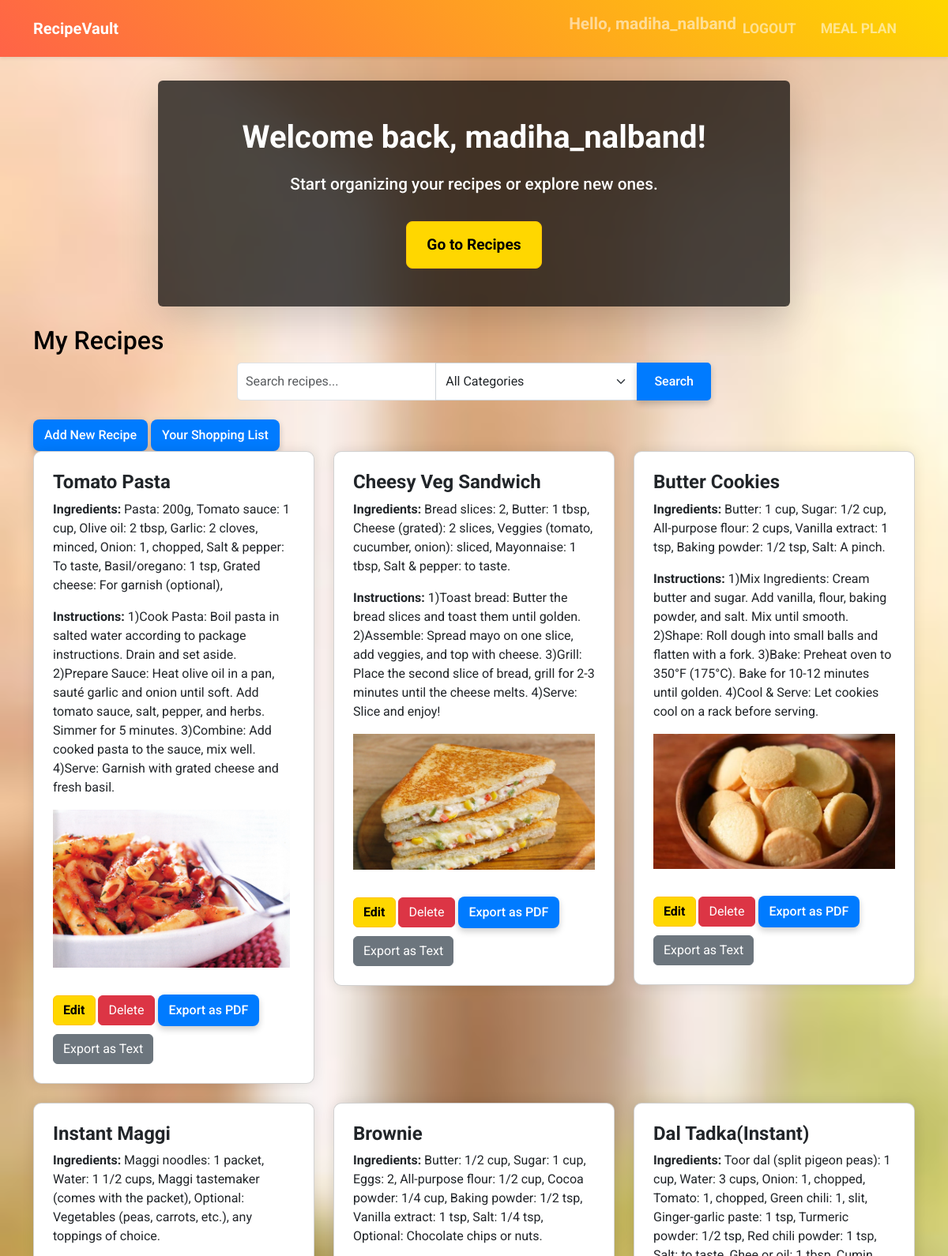
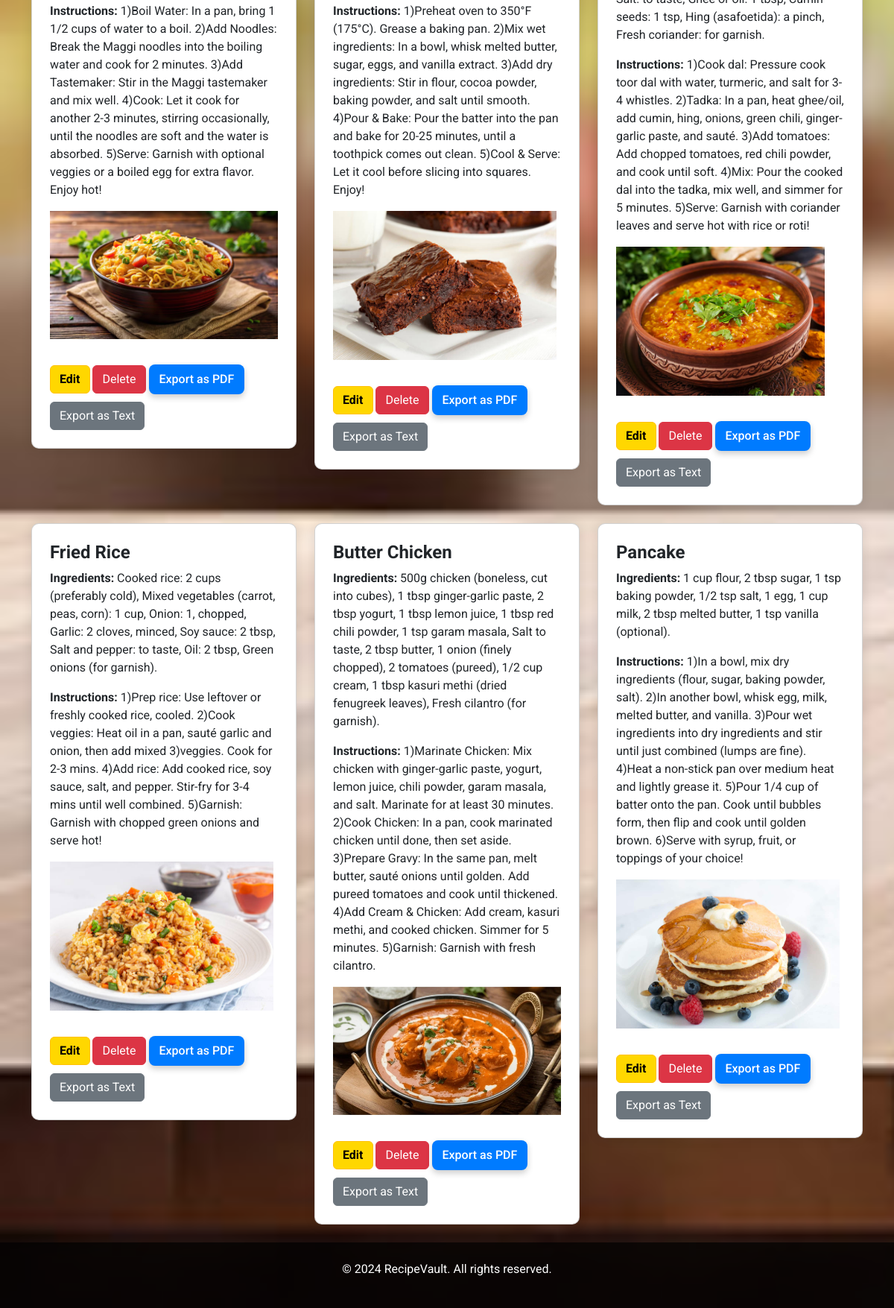
The page /recipes (signed in) on the database its author committed (2 pictures, top to bottom).
### app.py (models this page shows, shortened)
class User(UserMixin, db.Model):
    id = db.Column(db.Integer, primary_key=True)
    username = db.Column(db.String(80), unique=True, nullable=False)
    password = db.Column(db.String(200), nullable=False)

class Recipe(db.Model):
    id = db.Column(db.Integer, primary_key=True)
    title = db.Column(db.String(120), nullable=False)
    instructions = db.Column(db.Text, nullable=False)
    ingredients = db.Column(db.Text, nullable=False)
    category = db.Column(db.String(120), nullable=True)
    user_id = db.Column(db.Integer, db.ForeignKey('user.id'), nullable=False)
    image_filename = db.Column(db.String(120), nullable=True)

### app.py (the view)
@app.route('/recipes', methods=['GET'])
@login_required
def recipes():
    search_query = request.args.get('search', '').lower()
    category_filter = request.args.get('category', '')
    query = Recipe.query.filter_by(user_id=current_user.id)
    if search_query:
        query = query.filter(
            (Recipe.title.ilike(f'%{search_query}%')) |
            (Recipe.ingredients.ilike(f'%{search_query}%')) |
            (Recipe.instructions.ilike(f'%{search_query}%'))
        )
    if category_filter:
        query = query.filter_by(category=category_filter)
    recipes = query.all()
    return render_template('recipes.html', recipes=recipes)

### app.py (called while the page is built)
@login_manager.user_loader
def load_user(user_id):
    return User.query.get(int(user_id))

### templates/recipes.html (shortened to what this page needs)
{% extends "index.html" %}
{% block content %}
<h2>My Recipes</h2>
<div class="mb-3">
    <form method="GET" action="/recipes">
        <div class="input-group">
            <input type="text" class="form-control" name="search" placeholder="Search recipes..." value="{{ request.args.get('search', '') }}">
            <select class="form-select" name="category">
                <option value="">All Categories</option>
            </select>
            <button type="submit" class="btn btn-primary">Search</button>
        </div>
    </form>
</div>
<a href="/add_recipe" class="btn btn-primary">Add New Recipe</a>
<a href="/shopping_list" class="btn btn-primary">Your Shopping List</a>
<div class="row">
    {% for recipe in recipes %}
    <div class="col-md-4">
        <div class="card mb-3">
            <div class="card-body">
                <h5 class="card-title">{{ recipe.title }}</h5>
                <p><strong>Ingredients:</strong> {{ recipe.ingredients }}</p>
                <p><strong>Instructions:</strong> {{ recipe.instructions }}</p>
                {% if recipe.image_filename %}
                    <img src="{{ url_for('static', filename='uploads/' + recipe.image_filename) }}" alt="{{ recipe.title }}" class="img-fluid mb-3" style="max-height: 200px;">
                {% endif %}
                <a href="{{ url_for('edit_recipe', id=recipe.id) }}" class="btn btn-warning">Edit</a>
                <form action="{{ url_for('delete_recipe', id=recipe.id) }}" method="POST" style="display:inline;" onsubmit="return confirm('Are you sure you want to delete this recipe?');">
                    <button type="submit" class="btn btn-danger">Delete</button>
                </form>
                <a href="{{ url_for('export_recipe_pdf', id=recipe.id) }}" class="btn btn-primary">Export as PDF</a>
                <a href="{{ url_for('export_recipe_txt', id=recipe.id) }}" class="btn btn-secondary">Export as Text</a>
            </div>
        </div>
    </div>
    {% endfor %}
</div>
{% endblock %}

### templates/index.html (shortened to what this page needs)
<!DOCTYPE html>
<html lang="en">
<head>
    <link href="https://cdn.jsdelivr.net/npm/bootstrap@5.3.0-alpha1/dist/css/bootstrap.min.css" rel="stylesheet">
    <link rel="stylesheet" href="{{ url_for('static', filename='css/styles.css') }}">
</head>
<body>
    <nav class="navbar navbar-expand-lg navbar-dark bg-primary shadow-sm">
        <div class="container">
            <a class="navbar-brand" href="/">RecipeVault</a>
            <ul class="navbar-nav ms-auto">
                {% if current_user.is_authenticated %}
                    <li class="nav-item"><span class="navbar-text">Hello, {{ current_user.username }}</span></li>
                    <li class="nav-item"><a class="nav-link" href="/logout">Logout</a></li>
                    <li class="nav-item"><a class="nav-link" href="/meal_plan">Meal Plan</a></li>
                {% else %}
                    <li class="nav-item"><a class="nav-link" href="/login">Login</a></li>
                    <li class="nav-item"><a class="nav-link" href="/register">Register</a></li>
                {% endif %}
            </ul>
        </div>
    </nav>
    <div class="container mt-4">
        <div class="welcome-message text-center p-5 bg-dark text-white rounded shadow-lg mb-4">
            {% if current_user.is_authenticated %}
                <h2>Welcome back, {{ current_user.username }}!</h2>
                <p>Start organizing your recipes or explore new ones.</p>
                <a href="/recipes" class="btn btn-warning btn-lg">Go to Recipes</a>
            {% endif %}
        </div>
        {% block content %}{% endblock %}
    </div>
    <footer class="text-center py-4 bg-dark text-white">
        <p>© 2024 RecipeVault. All rights reserved.</p>
    </footer>
</body>
</html>

### static/css/styles.css (style rules this page uses)
body { font-family: 'Roboto', sans-serif; background-image: url('/static/images/background.jpg'); background-size: cover; color: #000000; min-height: 100vh; margin: 0; }
.navbar { margin-bottom: 30px; font-weight: bold; font-size: 1.3rem; background: linear-gradient(45deg, #FF6347, #FFD700); padding: 15px 0; }
.navbar-nav .nav-link { font-size: 1.1rem; text-transform: uppercase; margin-right: 15px; }
.welcome-message { max-width: 800px; margin: auto; background-color: rgba(0, 0, 0, 0.7); border-radius: 15px; box-shadow: 0 4px 30px rgba(0, 0, 0, 0.5); padding: 40px; text-align: center; }
.welcome-message h2 { font-size: 2.5rem; font-weight: 700; margin-bottom: 20px; text-align: center; }
.welcome-message p { font-size: 1.3rem; font-weight: 500; margin-bottom: 30px; }
.welcome-message .btn { padding: 15px 25px; font-size: 1.2rem; border-radius: 8px; }
.btn-warning { background-color: #FFD700; color: black; font-weight: bold; }
.btn-primary { background-color: #007bff; color: white; border-radius: 8px; border: 2px solid transparent; cursor: pointer; transition: all 0.3s ease; text-align: center; display: inline-block; font-weight: 500; box-shadow: 0 4px 8px rgba(0, 0, 0, 0.2); }
.btn-lg { font-size: 1.2rem; border-radius: 8px; }
footer { background-color: rgba(0, 0, 0, 0.9); color: #000; text-align: center; padding: 20px; position: relative; width: 100%; bottom: 0; }
.text-white { color: white !important; }
.bg-dark { background-color: rgba(0, 0, 0, 0.7) !important; }
.card { border-radius: 8px; box-shadow: 0 4px 6px rgba(0, 0, 0, 0.1); transition: transform 0.3s ease-in-out; }
.input-group { max-width: 600px; margin: 0 auto 20px; }
.input-group input { border-radius: 5px; padding: 10px; font-size: 1rem; }
.input-group button { border-radius: 5px; padding: 10px 20px; font-size: 1rem; }
.form-select { border: 1px solid #ced4da; padding: 0.375rem 0.75rem; border-radius: 0.25rem; font-size: 1rem; transition: border-color 0.3s ease; }
.mb-3 { margin-bottom: 1.5rem !important; }
body { font-family: 'Roboto', sans-serif; }
.card-body { padding: 1.5rem; }
.card-title { font-size: 1.5rem; font-weight: bold; }
.card { border-radius: 10px; box-shadow: 0 0 15px rgba(0, 0, 0, 0.1); }
.card .btn { margin-top: 10px; }

### rows shown on the page
User: username "madiha_nalband"
Recipe: title "Tomato Pasta", ingredients "Pasta: 200g, Tomato sauce: 1 cup, Olive oil: 2 tbsp, Garlic: 2 cloves, minced, Onion: 1, chopped, Salt & pepper: To taste, Basil/oregano: 1 tsp, Grated cheese: For garnish (optional),", instructions "1)Cook Pasta: Boil pasta in salted water according to package instructions. Drain and set aside. 2)Prepare Sauce: Heat olive oil in a pan, sauté garlic and onion until soft. Add tomato sauce, salt, pepper, and herbs. Simmer for 5 minutes. 3)Combine: Add cooked pasta to the sauce, mix well. 4)Serve: Garnish with grated cheese and fresh basil.", image_filename (picture)
Recipe: title "Cheesy Veg Sandwich", ingredients "Bread slices: 2, Butter: 1 tbsp, Cheese (grated): 2 slices, Veggies (tomato, cucumber, onion): sliced, Mayonnaise: 1 tbsp, Salt & pepper: to taste.", instructions "1)Toast bread: Butter the bread slices and toast them until golden. 2)Assemble: Spread mayo on one slice, add veggies, and top with cheese. 3)Grill: Place the second slice of bread, grill for 2-3 minutes until the cheese melts. 4)Serve: Slice and enjoy!", image_filename (picture)
Recipe: title "Butter Cookies", ingredients "Butter: 1 cup, Sugar: 1/2 cup, All-purpose flour: 2 cups, Vanilla extract: 1 tsp, Baking powder: 1/2 tsp, Salt: A pinch.", instructions "1)Mix Ingredients: Cream butter and sugar. Add vanilla, flour, baking powder, and salt. Mix until smooth. 2)Shape: Roll dough into small balls and flatten with a fork. 3)Bake: Preheat oven to 350°F (175°C). Bake for 10-12 minutes until golden. 4)Cool & Serve: Let cookies cool on a rack before serving.", image_filename (picture)
Recipe: title "Instant Maggi", ingredients "Maggi noodles: 1 packet, Water: 1 1/2 cups, Maggi tastemaker (comes with the packet), Optional: Vegetables (peas, carrots, etc.), any toppings of choice.", instructions "1)Boil Water: In a pan, bring 1 1/2 cups of water to a boil. 2)Add Noodles: Break the Maggi noodles into the boiling water and cook for 2 minutes. 3)Add Tastemaker: Stir in the Maggi tastemaker and mix well. 4)Cook: Let it cook for another 2-3 minutes, stirring occasionally, until the noodles are soft and the water is absorbed. 5)Serve: Garnish with optional veggies or a boiled egg for extra flavor. Enjoy hot!", image_filename (picture)
Recipe: title "Brownie", ingredients "Butter: 1/2 cup, Sugar: 1 cup, Eggs: 2, All-purpose flour: 1/2 cup, Cocoa powder: 1/4 cup, Baking powder: 1/2 tsp, Vanilla extract: 1 tsp, Salt: 1/4 tsp, Optional: Chocolate chips or nuts.", instructions "1)Preheat oven to 350°F (175°C). Grease a baking pan. 2)Mix wet ingredients: In a bowl, whisk melted butter, sugar, eggs, and vanilla extract. 3)Add dry ingredients: Stir in flour, cocoa powder, baking powder, and salt until smooth. 4)Pour & Bake: Pour the batter into the pan and bake for 20-25 minutes, until a toothpick comes out clean. 5)Cool & Serve: Let it cool before slicing into squares. Enjoy!", image_filename (picture)
Recipe: title "Dal Tadka(Instant)", ingredients "Toor dal (split pigeon peas): 1 cup, Water: 3 cups, Onion: 1, chopped, Tomato: 1, chopped, Green chili: 1, slit, Ginger-garlic paste: 1 tsp, Turmeric powder: 1/2 tsp, Red chili powder: 1 tsp, Salt: to taste, Ghee or oil: 1 tbsp, Cumin seeds: 1 tsp, Hing (asafoetida): a pinch, Fresh coriander: for garnish.", instructions "1)Cook dal: Pressure cook toor dal with water, turmeric, and salt for 3-4 whistles. 2)Tadka: In a pan, heat ghee/oil, add cumin, hing, onions, green chili, ginger-garlic paste, and sauté. 3)Add tomatoes: Add chopped tomatoes, red chili powder, and cook until soft. 4)Mix: Pour the cooked dal into the tadka, mix well, and simmer for 5 minutes. 5)Serve: Garnish with coriander leaves and serve hot with rice or roti!", image_filename (picture)
Recipe: title "Fried Rice", ingredients "Cooked rice: 2 cups (preferably cold), Mixed vegetables (carrot, peas, corn): 1 cup, Onion: 1, chopped, Garlic: 2 cloves, minced, Soy sauce: 2 tbsp, Salt and pepper: to taste, Oil: 2 tbsp, Green onions (for garnish).", instructions "1)Prep rice: Use leftover or freshly cooked rice, cooled. 2)Cook veggies: Heat oil in a pan, sauté garlic and onion, then add mixed 3)veggies. Cook for 2-3 mins. 4)Add rice: Add cooked rice, soy sauce, salt, and pepper. Stir-fry for 3-4 mins until well combined. 5)Garnish: Garnish with chopped green onions and serve hot!", image_filename (picture)
Recipe: title "Butter Chicken", ingredients "500g chicken (boneless, cut into cubes), 1 tbsp ginger-garlic paste, 2 tbsp yogurt, 1 tbsp lemon juice, 1 tbsp red chili powder, 1 tsp garam masala, Salt to taste, 2 tbsp butter, 1 onion (finely chopped), 2 tomatoes (pureed), 1/2 cup cream, 1 tbsp kasuri methi (dried fenugreek leaves), Fresh cilantro (for garnish).", instructions "1)Marinate Chicken: Mix chicken with ginger-garlic paste, yogurt, lemon juice, chili powder, garam masala, and salt. Marinate for at least 30 minutes. 2)Cook Chicken: In a pan, cook marinated chicken until done, then set aside. 3)Prepare Gravy: In the same pan, melt butter, sauté onions until golden. Add pureed tomatoes and cook until thickened. 4)Add Cream & Chicken: Add cream, kasuri methi, and cooked chicken. Simmer for 5 minutes. 5)Garnish: Garnish with fresh cilantro.", image_filename (picture)
Recipe: title "Pancake", ingredients "1 cup flour, 2 tbsp sugar, 1 tsp baking powder, 1/2 tsp salt, 1 egg, 1 cup milk, 2 tbsp melted butter, 1 tsp vanilla (optional).", instructions "1)In a bowl, mix dry ingredients (flour, sugar, baking powder, salt). 2)In another bowl, whisk egg, milk, melted butter, and vanilla. 3)Pour wet ingredients into dry ingredients and stir until just combined (lumps are fine). 4)Heat a non-stick pan over medium heat and lightly grease it. 5)Pour 1/4 cup of batter onto the pan. Cook until bubbles form, then flip and cook until golden brown. 6)Serve with syrup, fruit, or toppings of your choice!", image_filename (picture)
